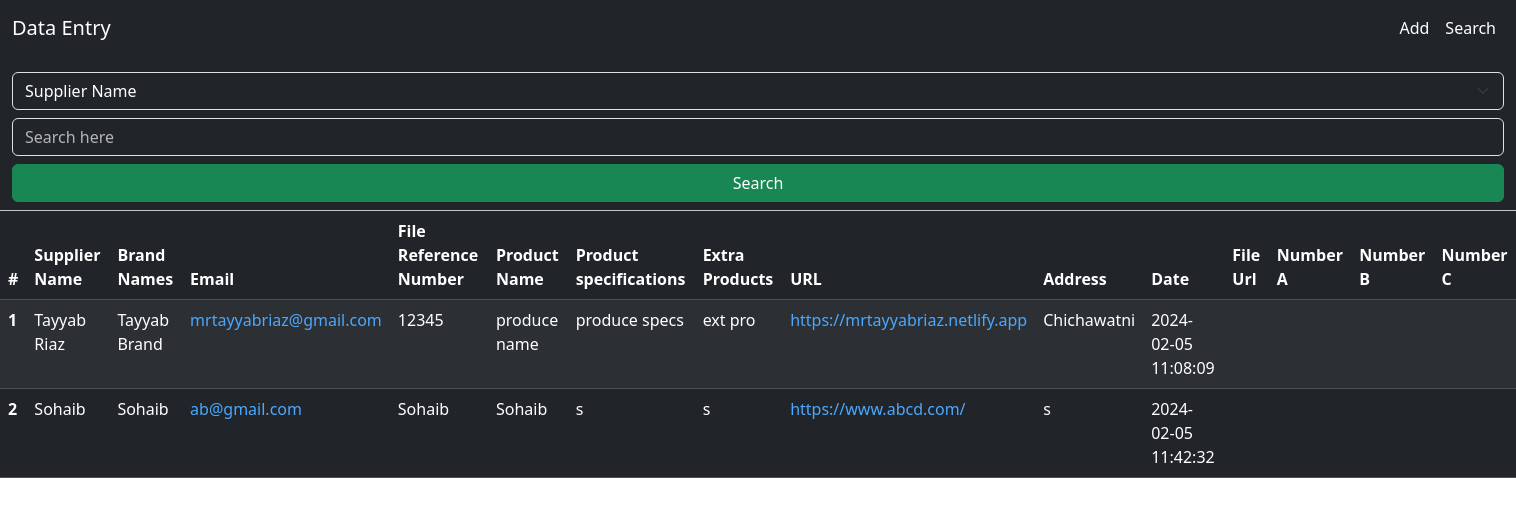
/Datashow.php, run on the app's committed database.
### tables this page shows
CREATE TABLE `suppliers` (
  `No` int(11) NOT NULL,
  `suppliers_name` varchar(100) NOT NULL,
  `brand_name` varchar(100) NOT NULL,
  `email` varchar(100) NOT NULL,
  `reference_number` varchar(100) NOT NULL,
  `product_name` varchar(100) NOT NULL,
  `product_specs` varchar(300) NOT NULL,
  `extra_products` varchar(300) NOT NULL,
  `url` varchar(200) NOT NULL,
  `address` varchar(150) NOT NULL,
  `Date` timestamp NOT NULL DEFAULT current_timestamp(),
  `file_url` varchar(100) NOT NULL
);

### Datashow.php (the view, shortened to what this page needs)
<!DOCTYPE html>
<html lang="en">
<head>
  <link href="https://cdn.jsdelivr.net/npm/bootstrap@5.3.2/dist/css/bootstrap.min.css" rel="stylesheet">
  <link rel="stylesheet" href="style.css">
</head>
<body>
  <nav class="navbar navbar-expand bg-dark" data-bs-theme="dark">
    <div class="container-fluid">
      <a class="navbar-brand" href="index.html">Data Entry</a>
      <div class="" id="navbarSupportedContent">
        <ul class="navbar-nav me-auto mb-2 mb-lg-0">
          <li class="nav-item">
            <a class="nav-link active" aria-current="page" href="index.html">Add</a>
          </li>
          <li class="nav-item">
            <a class="nav-link active" href="Datashow.php">Search</a>
          </li>
        </ul>
      </div>
    </div>
  </nav>
  <form action="<?php echo $_SERVER['PHP_SELF']; ?>" method="post">
    <div class="container-fluid bg-dark py-2">
      <select name="data_type" class="form-select bg-dark text-white my-2" aria-label="Default select example">
        <option selected value="suppliers_name">Supplier Name</option>
      </select>
      <input autofocus name="data" class="form-control bg-dark text-white my-2" type="search" name="Search"
        placeholder="Search here">
      <button class="btn btn-success w-100" type="submit">Search</button>
    </div>
  </form>
  <hr class="m-0">
  <table class="table table-striped table-dark">
    <thead>
      <tr>
        <th scope="col">#</th>
        <th scope="col">Supplier Name</th>
        <th scope="col">Brand Names</th>
        <th scope="col">Email</th>
        <th scope="col">File Reference Number</th>
        <th scope="col">Product Name</th>
        <th scope="col">Product specifications</th>
        <th scope="col">Extra Products</th>
        <th scope="col">URL</th>
        <th scope="col">Address</th>
        <th scope="col">Date</th>
        <th scope="col">File Url</th>
        <th scope="col">Number A</th>
        <th scope="col">Number B</th>
        <th scope="col">Number C</th>
      </tr>
    </thead>
    <tbody>
      <?php
      include './dbconnect.php';
      if (isset($_POST['data']) && isset($_POST['data_type'])) {
        $data = $_POST['data'];
        $data_type = $_POST['data_type'];
        if ($data_type == "show_all") {
          header("Location: Datashow.php");
          exit();
        }
        $sql = "SELECT * FROM `suppliers` WHERE $data_type LIKE '%$data%'";
        $result = mysqli_query($conn, $sql);
        $count = 1;
        while ($row = mysqli_fetch_assoc($result)) {
          echo '<tr>
          <th scope="row">' . $count . '</th>
                  <td>' . $row['suppliers_name'] . '</td>
                  <td>' . $row['brand_name'] . '</td>
                  <td><a href = mailto:' . $row['email'] . ' target = "_blank">' . $row['email'] . '</a></td>
                  <td>' . $row['reference_number'] . '</td>
                  <td>' . $row['product_name'] . '</td>
                  <td>' . $row['product_specs'] . '</td>
                  <td>' . $row['extra_products'] . '</td>
                  <td><a href = ' . $row['url'] . ' target = "_blank">' . $row['url'] . '</a></td>
                  <td>' . $row['address'] . '</td>
                  <td>' . $row['Date'] . '</td>
                  <td><a href = ' . $row['file_url'] . ' target = "_blank">' . $row['file_url'] . '</a></td>
                  <td>' . $row['NumberA'] . '</td>
                  <td>' . $row['NumberB'] . '</td>
                  <td>' . $row['NumberB'] . '</td>
                  ';
        }
      } else {
        $sql = "SELECT * FROM `suppliers`";
        $result = mysqli_query($conn, $sql);
        $count = 1;
        while ($row = mysqli_fetch_assoc($result)) {
          echo '<tr>
                <th scope="row">' . $count . '</th>
                <td>' . $row['suppliers_name'] . '</td>
                <td>' . $row['brand_name'] . '</td>
                <td><a href = mailto:' . $row['email'] . ' target = "_blank">' . $row['email'] . '</a></td>
                <td>' . $row['reference_number'] . '</td>
                <td>' . $row['product_name'] . '</td>
                <td>' . $row['product_specs'] . '</td>
                <td>' . $row['extra_products'] . '</td>
                <td><a href = ' . $row['url'] . ' target = "_blank">' . $row['url'] . '</a></td>
                <td>' . $row['address'] . '</td>
                <td>' . $row['Date'] . '</td>
                <td><a href = ' . $row['file_url'] . ' target = "_blank">' . $row['file_url'] . '</a></td>
                <td>' . $row['NumberA'] . '</td>
                <td>' . $row['NumberB'] . '</td>
                <td>' . $row['NumberB'] . '</td>
                </tr>';
          $count++;
        }
      }
      ?>
    </tbody>
  </table>
</body>
</html>

### style.css (style rules this page uses)
* { margin: 0; padding: 0; }
.form-control::placeholder { color: rgba(255, 255, 255, 0.661); }
a { color: rgb(74 168 255); text-decoration: none !important; }

### data on the page
suppliers: suppliers_name "Tayyab Riaz", brand_name "Tayyab Brand", email "mrtayyabriaz@gmail.com", reference_number "12345", product_name "produce name", product_specs "produce specs", extra_products "ext pro", url "https://mrtayyabriaz.netlify.app", address "Chichawatni", Date "2024-02-05 11:08:09"
suppliers: suppliers_name "Sohaib", brand_name "Sohaib", email "ab@gmail.com", reference_number "Sohaib", product_name "Sohaib", product_specs "s", extra_products "s", url "https://www.abcd.com/", address "s", Date "2024-02-05 11:42:32"
